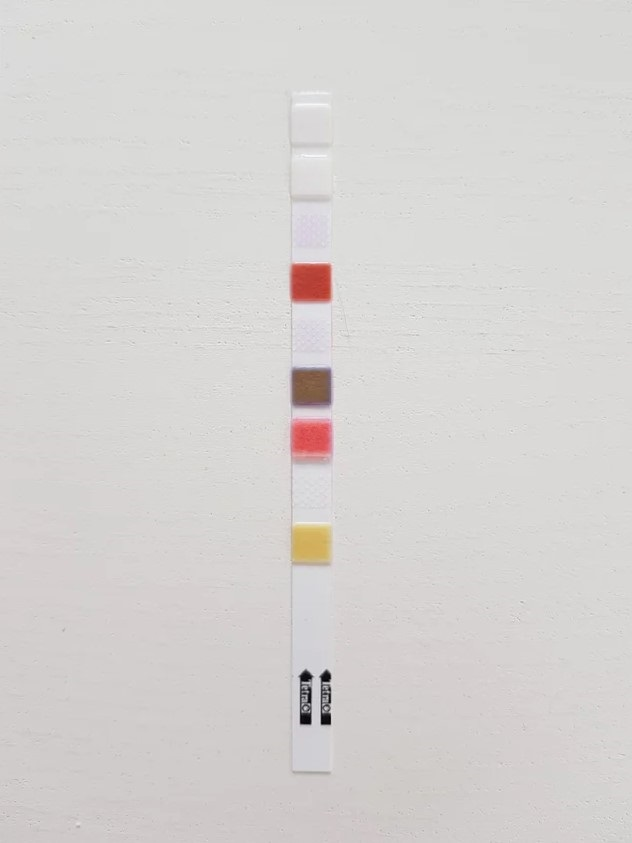
#> input picture pythonTest/sample.jpg, 632 x 843 px, found by its file name
$ python main.py
#> lines starting #> are read from the running program, lines starting #| are printed output that depends on the picture; after the words box and inside, x2 and y2 are one past the last pixel; in counts of white or black regions, pixels touching at a corner belong together
'''import cv2
import os

# specify file path
file_path = "pythonTest/sample.jpg"

# check if file exists
if not os.path.exists(file_path):
    print("File does not exist")
else:
    # read image
    image = cv2.imread(file_path)

    # check if image was read successfully
    if image is None:
        print("File could not be read")
    else:
        # display image
        cv2.imshow("Test Strip", image)
        cv2.waitKey(0)

'''
import cv2
import numpy as np
#image =  cv2.imread("pythonTest/sample.jpg")

# Load image, grayscale, median blur, sharpen image
image =  cv2.imread("pythonTest/sample.jpg")
#> image is the input picture: shape (843, 632, 3); mean B, G, R 209.8, 211.4, 214.1
gray = cv2.cvtColor(image, cv2.COLOR_BGR2GRAY)
blur = cv2.medianBlur(gray, 5)
sharpen_kernel = np.array([[-1,-1,-1], [-1,9,-1], [-1,-1,-1]])

sharpen = cv2.filter2D(blur, -1, sharpen_kernel)

# Threshold and morph close
thresh = cv2.threshold(sharpen, 180, 255, cv2.THRESH_BINARY_INV)[1]
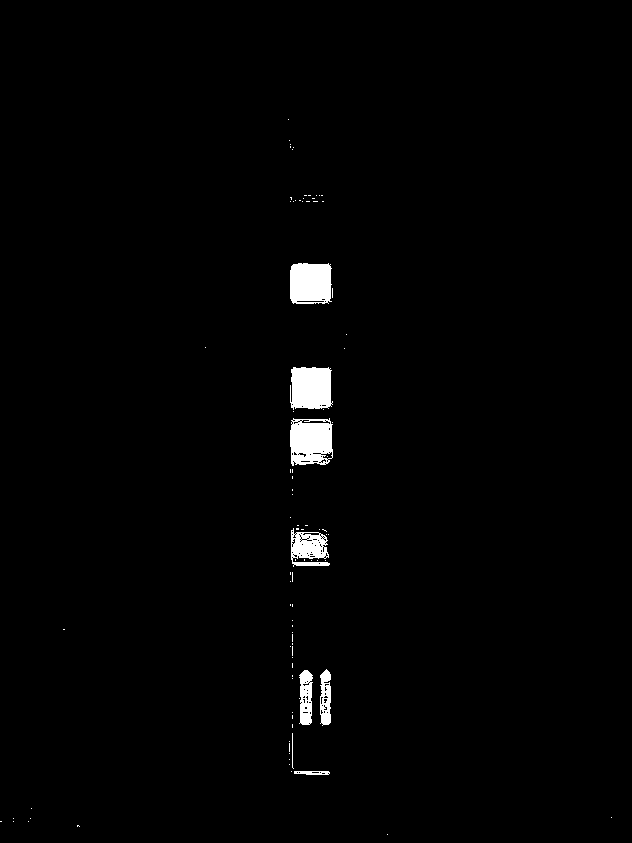
#> thresh: shape (843, 632); 1.4% white; 93 white regions (85 under 20 px), largest, box (x1, y1, x2, y2) and area: (290, 418, 333, 466) 1690, (290, 367, 333, 410) 1613, (290, 263, 332, 304) 1583
kernel = cv2.getStructuringElement(cv2.MORPH_RECT, (3,3))
close = cv2.morphologyEx(thresh, cv2.MORPH_CLOSE, kernel, iterations=2)
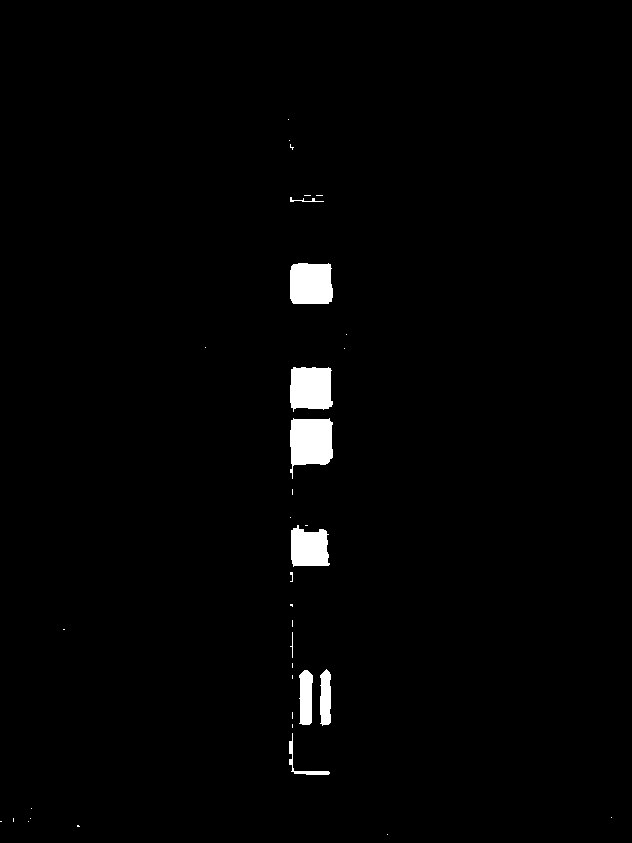
#> close: shape (843, 632); 1.5% white; 36 white regions (27 under 20 px)

# Find contours and filter using threshold area
cnts = cv2.findContours(close, cv2.RETR_EXTERNAL, cv2.CHAIN_APPROX_SIMPLE)
#> cnts = 36 contours, 29 with area under 20; largest, box (x1, y1, x2, y2) and area: (290, 418, 333, 479) 1802, (290, 367, 333, 412) 1584, (290, 263, 333, 304) 1581, (291, 525, 330, 567) 1238, (299, 670, 313, 725) 587, (320, 669, 331, 726) 484, (289, 733, 330, 775) 150
cnts = cnts[0] if len(cnts) == 2 else cnts[1]

min_area = 100
max_area = 1500
image_number = 0
for c in cnts:
    area = cv2.contourArea(c)
    if area > min_area and area < max_area:
        x,y,w,h = cv2.boundingRect(c)
        ROI = image[y:y+h, x:x+w]
        cv2.imwrite('ROI_{}.png'.format(image_number), ROI)
        cv2.rectangle(image, (x, y), (x + w, y + h), (36,255,12), 2)
        image_number += 1
#> this loop made 36 passes
#> (area, x, y, w, h) on passes 9, 13, 14, 22: (150.5, 289, 733, 41, 42), (587, 299, 670, 14, 55), (484, 320, 669, 11, 57), (1238.5, 291, 525, 39, 42)
#> area on passes 25, 26, 30: 1801.5, 1583.5, 1581
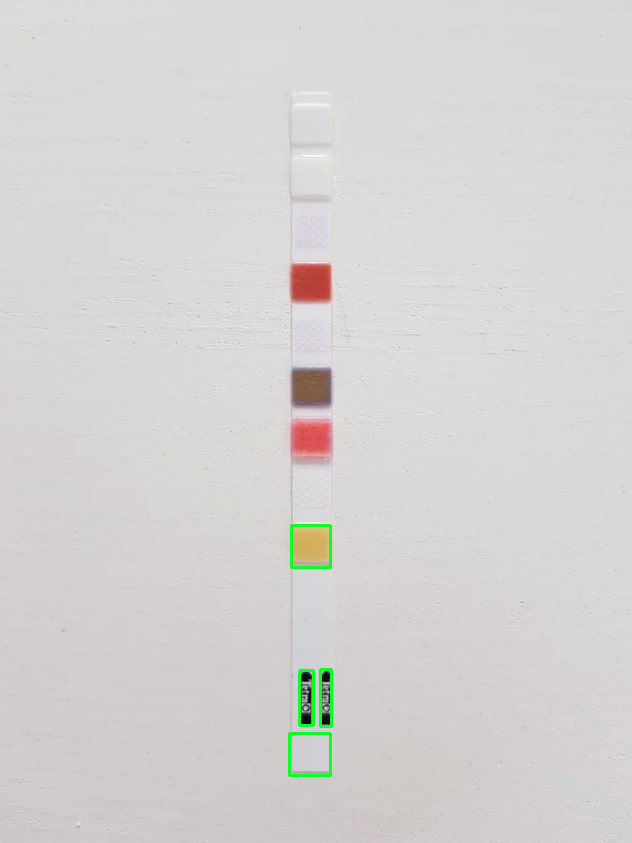
#> image: shape (843, 632, 3); 0.34% of pixels changed, all inside (x1, y1, x2, y2) = (288, 524, 333, 777)
#> after the loop, image_number = 4

cv2.imshow('sharpen', sharpen)
cv2.imshow('close', close)
cv2.imshow('thresh', thresh)
cv2.imshow('image', image)
cv2.waitKey()
